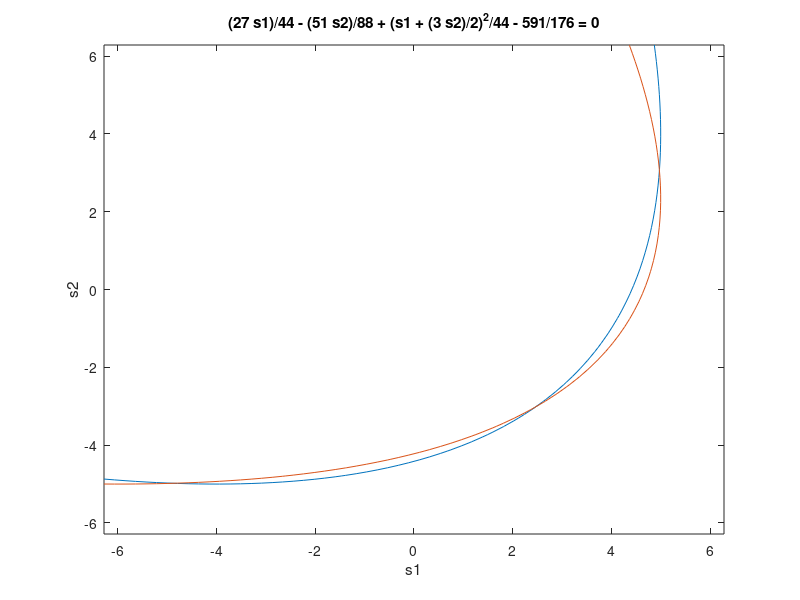

This figure's MATLAB source:
%ezplot('(x+y)^2-8*x')

ezplot('s2/2 - s1/2 - (s1 + s2)^2/36 + 11/4')
hold on
ezplot('(27*s1)/44 - (51*s2)/88 + (s1 + (3*s2)/2)^2/44 - 591/176')
hold on
return

(27*s1)/44 - (51*s2)/88 + (s1 + (3*s2)/2)^2/44 - 591/176 
s2/2 - s1/2 - (s1 + s2)^2/36 + 11/4 
(51*s2)/88 - (27*s1)/44 - (s1 + (3*s2)/2)^2/44 + 591/176 <= 0

%ezplot('x-y-2')
%hold on
%ezplot('-x+y')
%hold on
ezplot('8*x-(x+y)^2')
hold on
ezplot("x-y+1")
%ezplot("y-1")
hold on
ezplot("y+x-2")
hold on
ezplot("y+x")
hold on
